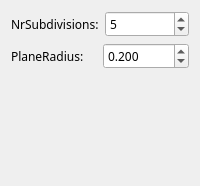
         <widget class="QWidget" name="RSD">
          <layout class="QVBoxLayout" name="verticalLayout_8">
           <item>
            <layout class="QHBoxLayout" name="horizontalLayout_16">
             <item>
              <widget class="QLabel" name="label_15">
               <property name="font">
                <font>
                 <family>微软雅黑</family>
                </font>
               </property>
               <property name="text">
                <string>NrSubdivisions:</string>
               </property>
              </widget>
             </item>
             <item>
              <widget class="QSpinBox" name="spin_nr_subdiv">
               <property name="font">
                <font>
                 <family>微软雅黑</family>
                </font>
               </property>
               <property name="maximum">
                <number>99999</number>
               </property>
               <property name="value">
                <number>5</number>
               </property>
              </widget>
             </item>
            </layout>
           </item>
           <item>
            <layout class="QHBoxLayout" name="horizontalLayout_17">
             <item>
              <widget class="QLabel" name="label_16">
               <property name="font">
                <font>
                 <family>微软雅黑</family>
                </font>
               </property>
               <property name="text">
                <string>PlaneRadius: </string>
               </property>
              </widget>
             </item>
             <item>
              <widget class="QDoubleSpinBox" name="dspin_plane_radius">
               <property name="font">
                <font>
                 <family>微软雅黑</family>
                </font>
               </property>
               <property name="decimals">
                <number>3</number>
               </property>
               <property name="maximum">
                <double>99999.000000000000000</double>
               </property>
               <property name="value">
                <double>0.200000000000000</double>
               </property>
              </widget>
             </item>
            </layout>
           </item>
           <item>
            <spacer name="verticalSpacer_4">
             <property name="orientation">
              <enum>Qt::Vertical</enum>
             </property>
             <property name="sizeHint" stdset="0">
              <size>
               <width>20</width>
               <height>106</height>
              </size>
             </property>
            </spacer>
           </item>
          </layout>
         </widget>
